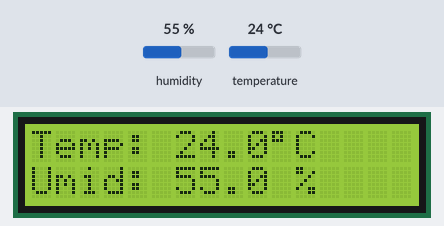
This sketch was run on a simulated Arduino Uno, built with avr-gcc and run on an emulated ATmega328P. Parts: 16×2 character LCD. Inputs (shaded band) come from the test bench; at power-on: humidity 55 %, temperature 24 °C.

Above: at 2.7 s.
2.8 s: humidity set to 22 %
At 7.1 s:
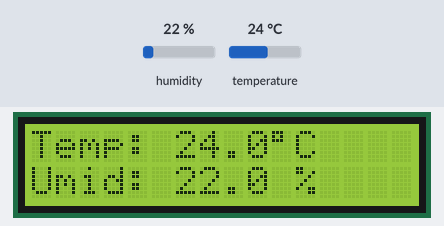
7.7 s: temperature set to 12 °C
At 11.3 s:
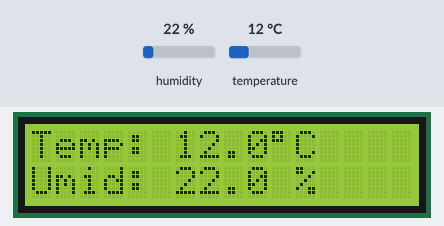
12.6 s: humidity set to 40 %
At 14.3 s:
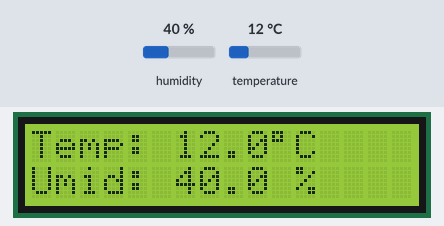
17.5 s: temperature set to 19 °C
At 18.6 s:
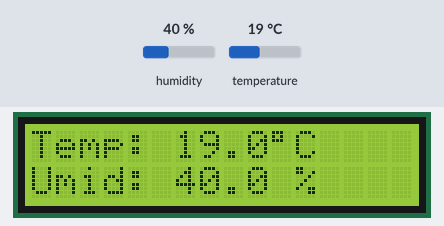
Timing chart, 0 to 20.5 s (numbered marks = the images above; inputs shaded):
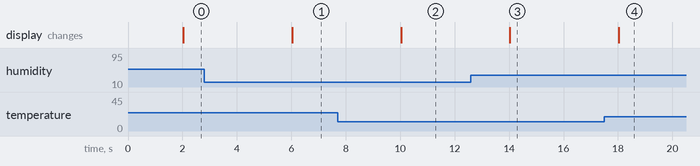

The sketch:

sensorTemp-lcd.ino
```cpp
#include <Wire.h>
#include <LiquidCrystal.h> // Adiciona a biblioteca "LiquidCrystal" ao projeto

LiquidCrystal lcd(12, 11, 7, 6, 5, 4); // Pinagem do LCD
#include "DHT.h" // Biblioteca para o sensor DHT
// --- CONFIGURAÇÕES ---
// Configura o LCD (endereço 0x27, 16 colunas, 2 linhas)
// Configura o sensor DHT
const int DHT_PIN = 3; // O pino de dados do DHT está no pino digital 3
const int DHT_TYPE = DHT11; // Estamos usando o sensor modelo DHT11
DHT dht(DHT_PIN, DHT_TYPE);
// Variáveis para o controle de tempo
const long intervaloDeLeitura = 2000; // Ler a cada 2000 ms (2segundos)
unsigned long tempoAnterior = 0;
void setup() {
// Inicializa o sensor DHT
dht.begin();
lcd.begin(16, 2);
// Mensagem inicial no LCD
lcd.setCursor(0, 0);
lcd.print("Estacao Climat.");
lcd.setCursor(0, 1);
lcd.print("Iniciando...");
delay(1500); // Um pequeno delay no setup é aceitável
}
void loop() {
// Pega o tempo atual do Arduino
unsigned long tempoAtual = millis();
// É hora de fazer uma nova leitura?
if (tempoAtual - tempoAnterior >= intervaloDeLeitura) {
// Se sim, marca o tempo atual como o da última leitura

tempoAnterior = tempoAtual;
// Lê os dados de temperatura e umidade
float temperatura = dht.readTemperature();
float umidade = dht.readHumidity();
// Verifica se a leitura falhou (retorna 'nan' - Not a Number)
if (isnan(temperatura) || isnan(umidade)) {
lcd.clear();
lcd.setCursor(0, 0);
lcd.print("Falha na leitura");
lcd.setCursor(0, 1);
lcd.print("do sensor!");
return; // Sai e tenta de novo no próximo ciclo
}
// Se a leitura foi bem-sucedida, atualiza o display
lcd.clear(); // Limpa a tela para os novos dados
// Escreve a temperatura na primeira linha
lcd.setCursor(0, 0);
lcd.print("Temp: ");
lcd.print(temperatura, 1); // Imprime o valor com 1 casa decimal
lcd.print((char)223); // Imprime o símbolo de grau (°)
lcd.print("C");
// Escreve a umidade na segunda linha
lcd.setCursor(0, 1);
lcd.print("Umid: ");
lcd.print(umidade, 1); // Imprime o valor com 1 casa decimal
lcd.print(" %");
}
}
```

Measured:
- after the input at 2.8 s, the display: changes after 3.2 s (image 1)
- after the input at 7.7 s, the display: changes after 2.3 s (image 2)
- after the input at 12.6 s, the display: changes after 1.4 s (image 3)
- after the input at 17.5 s, the display: changes after 0.53 s (image 4)
